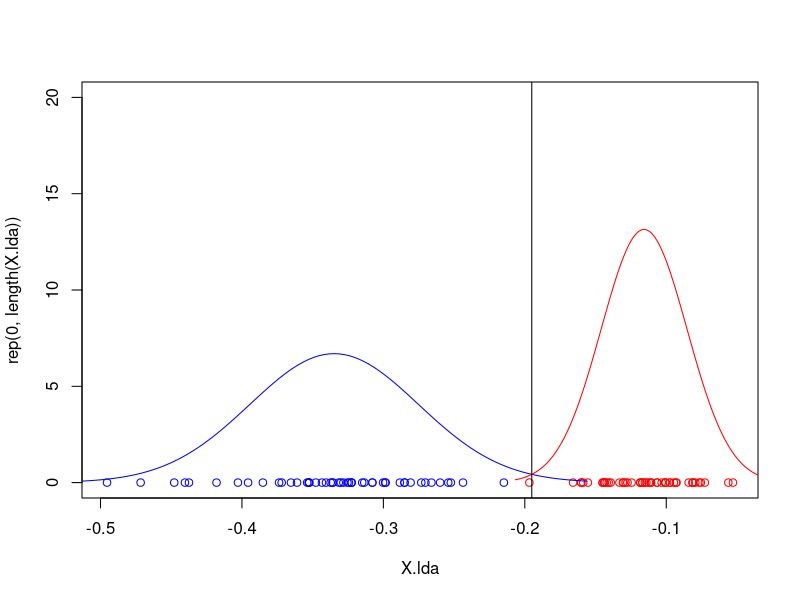
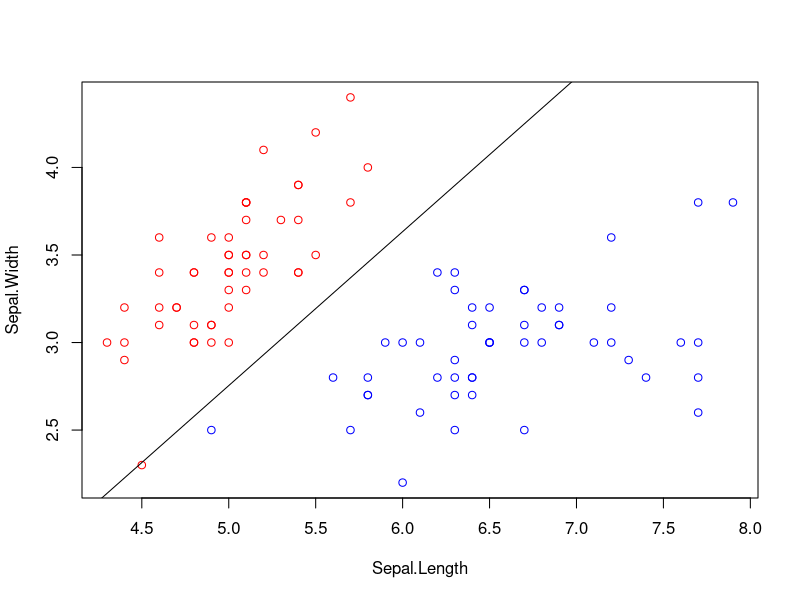

R code for these plots, in order:
# Load the dataframe
df <- subset(iris, Species %in% c("setosa", "virginica"))[, c(1, 2, 5)]
# setosa = 1, virginica = 3
df[, 3] <- as.factor(as.numeric(df[, 3]))
X <- as.matrix(df[, 1:2])


within.class.scatter <- function(X){
  mu <- as.numeric(colMeans(X))
  Sw <- 0
  n <- nrow(X)
  for (i in 1:n){
    x_mu <- as.numeric(X[i, ] - mu)
    Sw <- Sw + x_mu %*% t(x_mu)
  }
  
  return(Sw)
}

# Can also calculate Sw in this way
# X1 <- X[df$Species == 1 ,]
# X2 <- X[df$Species == 3 ,]
# Sw <- cov(X1)*(nrow(X1) -1) + cov(X2)*(nrow(X2) -1)

species <- unique(df[, "Species"])

Sw <- 0
means <- list()
for (sp in species){
  s <- subset(df, Species == sp)[, -3]
  means[[sp]] <- as.numeric(colMeans(s))
  Sw <- Sw + within.class.scatter(s)
}

diff.means <- matrix((means[[1]] - means[[2]]), 4, 1)
v <- solve(Sw)%*% (means[[1]] - means[[2]])
# Sw2 <- as.matrix(cov(s)*(n-1))
# all(Sw == Sw2)


# Project the points
X.lda <- X %*% v
colors <- c("red", "blue")[as.numeric(df[, 3])]
# stripchart(X.lda, col = colors)



plot(X.lda, rep(0, length(X.lda)), col= colors, ylim = c(0, 20))
r <- X.lda[colors == "red", ]
l <- X.lda[colors == "blue", ]
# dcsn.bndry <- (min(r) + max(l))/2
# abline(v=dcsn.bndry)

# l <- l + 1
# r <- r - 0.5

mu.l <- mean(l)
sd.l <- sd(l)

mu.r <- mean(r)
sd.r <- sd(r)

d1 <- function(x){
  dnorm(x, mu.l, sd.l)
}

d2 <- function(x){
  dnorm(x, mu.r, sd.r)
}

curve(d1, add=T, mu.l - 3*sd.l, mu.l + 3*sd.l , col="blue")
curve(d2, add=T, mu.r - 3*sd.r, mu.r + 3*sd.r , col="red")

dcsn.bndry <- uniroot(function (x) d1(x) - d2(x), interval = c(-0.5, 0))$root
abline(v=dcsn.bndry)

plot(X, col=colors)
a <- dcsn.bndry/v[2]
b <- -v[1]/v[2]
abline(a, b)

# Probability of training error
l.err <- 1 - pnorm(dcsn.bndry, mu.l, sd.l)
r.err <- pnorm(dcsn.bndry, mu.r, sd.r)
train.errprob <- l.err + r.err
train.errprob


# test point
p <- matrix(c(5.75, 3.6), 2, 1)
p.v <- t(v) %*% p

if (p.v < dcsn.bndry){
  pred <- "setosa"
} else{
  pred <- "virginica"
}

